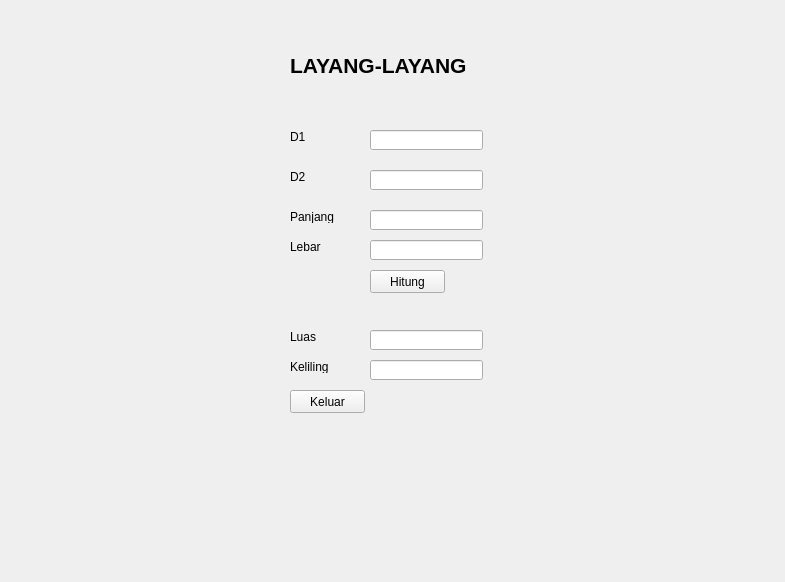
<?xml version="1.0" encoding="UTF-8"?>
<ui version="4.0">
 <class>Form</class>
 <widget class="QWidget" name="Form">
  <property name="geometry">
   <rect>
    <x>0</x>
    <y>0</y>
    <width>785</width>
    <height>582</height>
   </rect>
  </property>
  <property name="windowTitle">
   <string>Form</string>
  </property>
  <widget class="QLineEdit" name="txtd2">
   <property name="geometry">
    <rect>
     <x>370</x>
     <y>170</y>
     <width>113</width>
     <height>20</height>
    </rect>
   </property>
  </widget>
  <widget class="QLabel" name="label_6">
   <property name="geometry">
    <rect>
     <x>290</x>
     <y>170</y>
     <width>47</width>
     <height>13</height>
    </rect>
   </property>
   <property name="text">
    <string>D2</string>
   </property>
  </widget>
  <widget class="QLineEdit" name="txtLuas">
   <property name="geometry">
    <rect>
     <x>370</x>
     <y>330</y>
     <width>113</width>
     <height>20</height>
    </rect>
   </property>
  </widget>
  <widget class="QLabel" name="label_3">
   <property name="geometry">
    <rect>
     <x>290</x>
     <y>210</y>
     <width>47</width>
     <height>13</height>
    </rect>
   </property>
   <property name="text">
    <string>Panjang</string>
   </property>
  </widget>
  <widget class="QLineEdit" name="txtKeliling">
   <property name="geometry">
    <rect>
     <x>370</x>
     <y>360</y>
     <width>113</width>
     <height>20</height>
    </rect>
   </property>
  </widget>
  <widget class="QLabel" name="label">
   <property name="geometry">
    <rect>
     <x>290</x>
     <y>50</y>
     <width>201</width>
     <height>31</height>
    </rect>
   </property>
   <property name="font">
    <font>
     <pointsize>16</pointsize>
     <weight>75</weight>
     <bold>true</bold>
    </font>
   </property>
   <property name="text">
    <string>LAYANG-LAYANG</string>
   </property>
  </widget>
  <widget class="QLineEdit" name="txtPanjang">
   <property name="geometry">
    <rect>
     <x>370</x>
     <y>210</y>
     <width>113</width>
     <height>20</height>
    </rect>
   </property>
  </widget>
  <widget class="QPushButton" name="btnHitung">
   <property name="geometry">
    <rect>
     <x>370</x>
     <y>270</y>
     <width>75</width>
     <height>23</height>
    </rect>
   </property>
   <property name="text">
    <string>Hitung</string>
   </property>
  </widget>
  <widget class="QPushButton" name="btnKeluar">
   <property name="geometry">
    <rect>
     <x>290</x>
     <y>390</y>
     <width>75</width>
     <height>23</height>
    </rect>
   </property>
   <property name="text">
    <string>Keluar</string>
   </property>
  </widget>
  <widget class="QLineEdit" name="txtd1">
   <property name="geometry">
    <rect>
     <x>370</x>
     <y>130</y>
     <width>113</width>
     <height>20</height>
    </rect>
   </property>
  </widget>
  <widget class="QLabel" name="label_5">
   <property name="geometry">
    <rect>
     <x>290</x>
     <y>360</y>
     <width>47</width>
     <height>13</height>
    </rect>
   </property>
   <property name="text">
    <string>Keliling</string>
   </property>
  </widget>
  <widget class="QLabel" name="label_4">
   <property name="geometry">
    <rect>
     <x>290</x>
     <y>330</y>
     <width>47</width>
     <height>13</height>
    </rect>
   </property>
   <property name="text">
    <string>Luas</string>
   </property>
  </widget>
  <widget class="QLabel" name="label_2">
   <property name="geometry">
    <rect>
     <x>290</x>
     <y>130</y>
     <width>47</width>
     <height>13</height>
    </rect>
   </property>
   <property name="text">
    <string>D1</string>
   </property>
  </widget>
  <widget class="QLabel" name="label_7">
   <property name="geometry">
    <rect>
     <x>290</x>
     <y>240</y>
     <width>47</width>
     <height>13</height>
    </rect>
   </property>
   <property name="text">
    <string>Lebar</string>
   </property>
  </widget>
  <widget class="QLineEdit" name="txtLebar">
   <property name="geometry">
    <rect>
     <x>370</x>
     <y>240</y>
     <width>113</width>
     <height>20</height>
    </rect>
   </property>
  </widget>
 </widget>
 <resources/>
 <connections/>
</ui>
